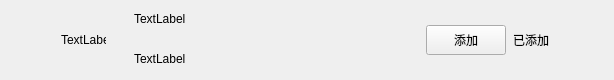
<?xml version="1.0" encoding="UTF-8"?>
<ui version="4.0">
 <class>ApplyFriendItem</class>
 <widget class="QWidget" name="ApplyFriendItem">
  <property name="geometry">
   <rect>
    <x>0</x>
    <y>0</y>
    <width>614</width>
    <height>80</height>
   </rect>
  </property>
  <property name="maximumSize">
   <size>
    <width>16777215</width>
    <height>80</height>
   </size>
  </property>
  <property name="windowTitle">
   <string>Form</string>
  </property>
  <layout class="QHBoxLayout" name="horizontalLayout">
   <property name="spacing">
    <number>6</number>
   </property>
   <property name="topMargin">
    <number>0</number>
   </property>
   <property name="rightMargin">
    <number>0</number>
   </property>
   <property name="bottomMargin">
    <number>0</number>
   </property>
   <item>
    <spacer name="horizontalSpacer">
     <property name="orientation">
      <enum>Qt::Horizontal</enum>
     </property>
     <property name="sizeType">
      <enum>QSizePolicy::Fixed</enum>
     </property>
     <property name="sizeHint" stdset="0">
      <size>
       <width>50</width>
       <height>20</height>
      </size>
     </property>
    </spacer>
   </item>
   <item>
    <widget class="QLabel" name="icon_lb">
     <property name="minimumSize">
      <size>
       <width>45</width>
       <height>45</height>
      </size>
     </property>
     <property name="maximumSize">
      <size>
       <width>45</width>
       <height>45</height>
      </size>
     </property>
     <property name="text">
      <string>TextLabel</string>
     </property>
    </widget>
   </item>
   <item>
    <widget class="QWidget" name="widget" native="true">
     <layout class="QHBoxLayout" name="horizontalLayout_2">
      <property name="spacing">
       <number>7</number>
      </property>
      <property name="leftMargin">
       <number>11</number>
      </property>
      <property name="topMargin">
       <number>2</number>
      </property>
      <property name="rightMargin">
       <number>11</number>
      </property>
      <property name="bottomMargin">
       <number>2</number>
      </property>
      <item>
       <widget class="QWidget" name="widget_2" native="true">
        <layout class="QVBoxLayout" name="verticalLayout">
         <property name="spacing">
          <number>10</number>
         </property>
         <property name="leftMargin">
          <number>11</number>
         </property>
         <property name="topMargin">
          <number>2</number>
         </property>
         <property name="rightMargin">
          <number>11</number>
         </property>
         <property name="bottomMargin">
          <number>2</number>
         </property>
         <item>
          <widget class="QLabel" name="user_name_lb">
           <property name="minimumSize">
            <size>
             <width>100</width>
             <height>30</height>
            </size>
           </property>
           <property name="maximumSize">
            <size>
             <width>200</width>
             <height>30</height>
            </size>
           </property>
           <property name="text">
            <string>TextLabel</string>
           </property>
          </widget>
         </item>
         <item>
          <widget class="QLabel" name="user_chat_lb">
           <property name="minimumSize">
            <size>
             <width>100</width>
             <height>30</height>
            </size>
           </property>
           <property name="maximumSize">
            <size>
             <width>200</width>
             <height>30</height>
            </size>
           </property>
           <property name="text">
            <string>TextLabel</string>
           </property>
          </widget>
         </item>
        </layout>
       </widget>
      </item>
      <item>
       <spacer name="horizontalSpacer_3">
        <property name="orientation">
         <enum>Qt::Horizontal</enum>
        </property>
        <property name="sizeHint" stdset="0">
         <size>
          <width>40</width>
          <height>20</height>
         </size>
        </property>
       </spacer>
      </item>
      <item>
       <widget class="ClickedBtn" name="addBtn">
        <property name="minimumSize">
         <size>
          <width>80</width>
          <height>30</height>
         </size>
        </property>
        <property name="maximumSize">
         <size>
          <width>80</width>
          <height>30</height>
         </size>
        </property>
        <property name="text">
         <string>添加</string>
        </property>
       </widget>
      </item>
      <item>
       <widget class="QLabel" name="already_add_lb">
        <property name="minimumSize">
         <size>
          <width>40</width>
          <height>0</height>
         </size>
        </property>
        <property name="text">
         <string>已添加</string>
        </property>
       </widget>
      </item>
      <item>
       <spacer name="horizontalSpacer_2">
        <property name="orientation">
         <enum>Qt::Horizontal</enum>
        </property>
        <property name="sizeType">
         <enum>QSizePolicy::Fixed</enum>
        </property>
        <property name="sizeHint" stdset="0">
         <size>
          <width>50</width>
          <height>20</height>
         </size>
        </property>
       </spacer>
      </item>
     </layout>
    </widget>
   </item>
  </layout>
 </widget>
 <customwidgets>
  <customwidget>
   <class>ClickedBtn</class>
   <extends>QPushButton</extends>
   <header>clickedbtn.h</header>
  </customwidget>
 </customwidgets>
 <resources/>
 <connections/>
</ui>
